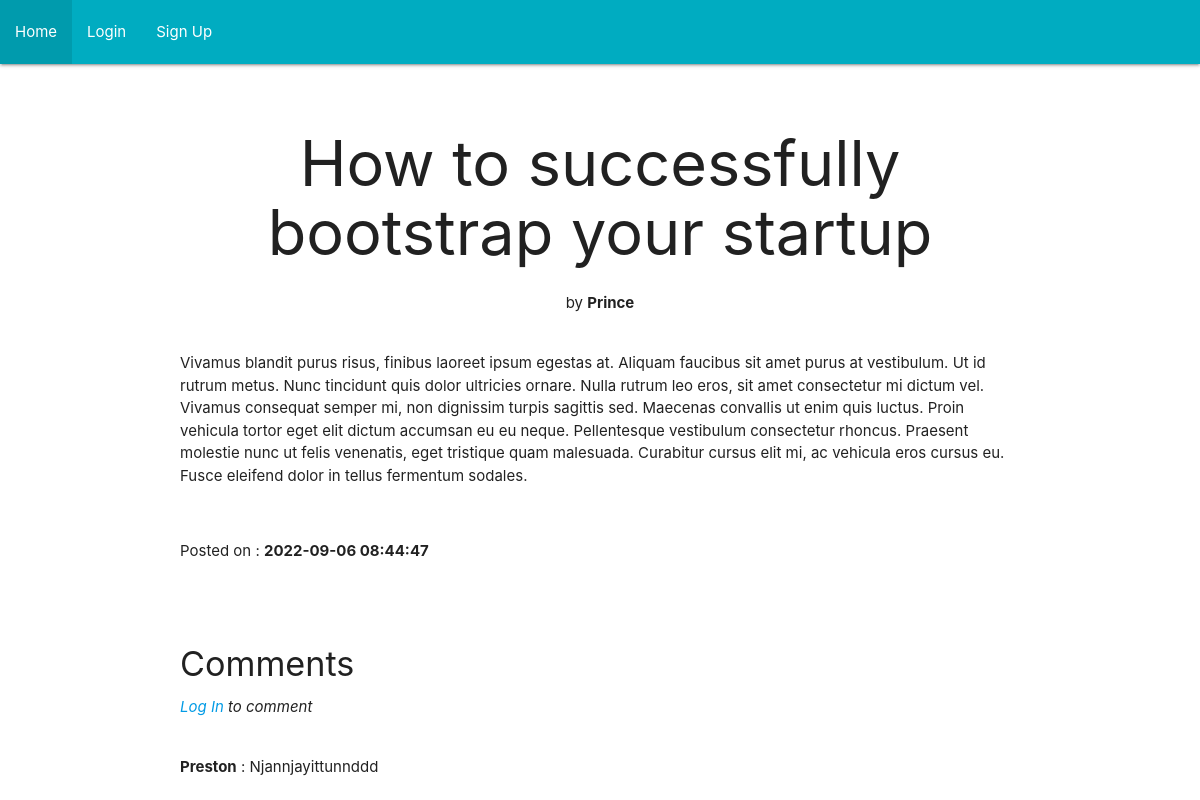
Screenshot of /post/3 with the database file from the repository.
### app/models.py (models this page shows)
class Post(db.Model):
    id = db.Column(db.Integer, primary_key=True)
    title = db.Column(db.String(100))
    data = db.Column(db.String(10000))
    date = db.Column(db.DateTime(timezone=True), default=func.now())
    user_id = db.Column(db.Integer, db.ForeignKey('user.id'))
    comments = db.relationship('Comment')

class User(db.Model, UserMixin):
    id = db.Column(db.Integer, primary_key=True)
    email = db.Column(db.String(150), unique=True)
    password = db.Column(db.String(150))
    first_name = db.Column(db.String(150))
    posts = db.relationship('Post')

class Comment(db.Model):
    id = db.Column(db.Integer, primary_key=True)
    data = db.Column(db.String(10000))
    user_id = db.Column(db.Integer, db.ForeignKey('user.id'))
    post_id = db.Column(db.Integer, db.ForeignKey('post.id'))

### app/views.py (the view, shortened to what this page needs)
@views.route('/post/<postId>', methods=['GET', 'POST'])
def viewpost(postId):
    post = Post.query.get(postId)
    author = User.query.get(post.user_id)
    users = User.query.all()
    return render_template('view_a_post.html', post=post, user=current_user, author=author, users=users)

### app/templates/view_a_post.html (shortened to what this page needs)
{% extends "base.html" %}
{% block content%}
<br>
<center>
    <h1>{{post.title}}</h1>
    by <b>{{author.first_name}}</b>
</center>
<br>
<p>{{post.data}}</p>
<br>
<p>Posted on : <b>{{post.date}}</b></p>
<br><br>
<h4>Comments</h4>
{% if current_user.is_authenticated %}
<form method="post">
    <textarea name="data" class="materialize-textarea" id="comment" placeholder="Comment"></textarea>
    <input type="text" name="user_id" class="form-control" id="comment" hidden value="{{user.id}}">
    <br>
    <button type="submit" class="btn btn-primary">Post Comment</button>
</form>
{% else %}
<i><a href="/login">Log In</a> to comment</i><br>
{% endif %}
<br>
{% for comment in post.comments %}
    <p><b>{{users[comment.user_id - 1].first_name}}</b> : {{comment.data}}</p>
{% endfor %}
{% endblock %}

### rows the page displays
Post: title "How to successfully bootstrap your startup", data "Vivamus blandit purus risus, finibus laoreet ipsum egestas at. Aliquam faucibus sit amet purus at vestibulum. Ut id rutrum metus. Nunc tincidunt quis dolor ultricies ornare. Nulla rutrum leo eros, sit amet consectetur mi dictum vel. Vivamus consequat semper mi, non dignissim turpis sagittis sed. Maecenas convallis ut enim quis luctus. Proin vehicula tortor eget elit dictum accumsan eu eu neque. Pellentesque vestibulum consectetur rhoncus. Praesent molestie nunc ut felis venenatis, eget tristique quam malesuada. Curabitur cursus elit mi, ac vehicula eros cursus eu. Fusce eleifend dolor in tellus fermentum sodales.", date "2022-09-06 08:44:47"
User: first_name "Prince"
Comment: data "Njannjayittunnddd"
User: first_name "Preston"
